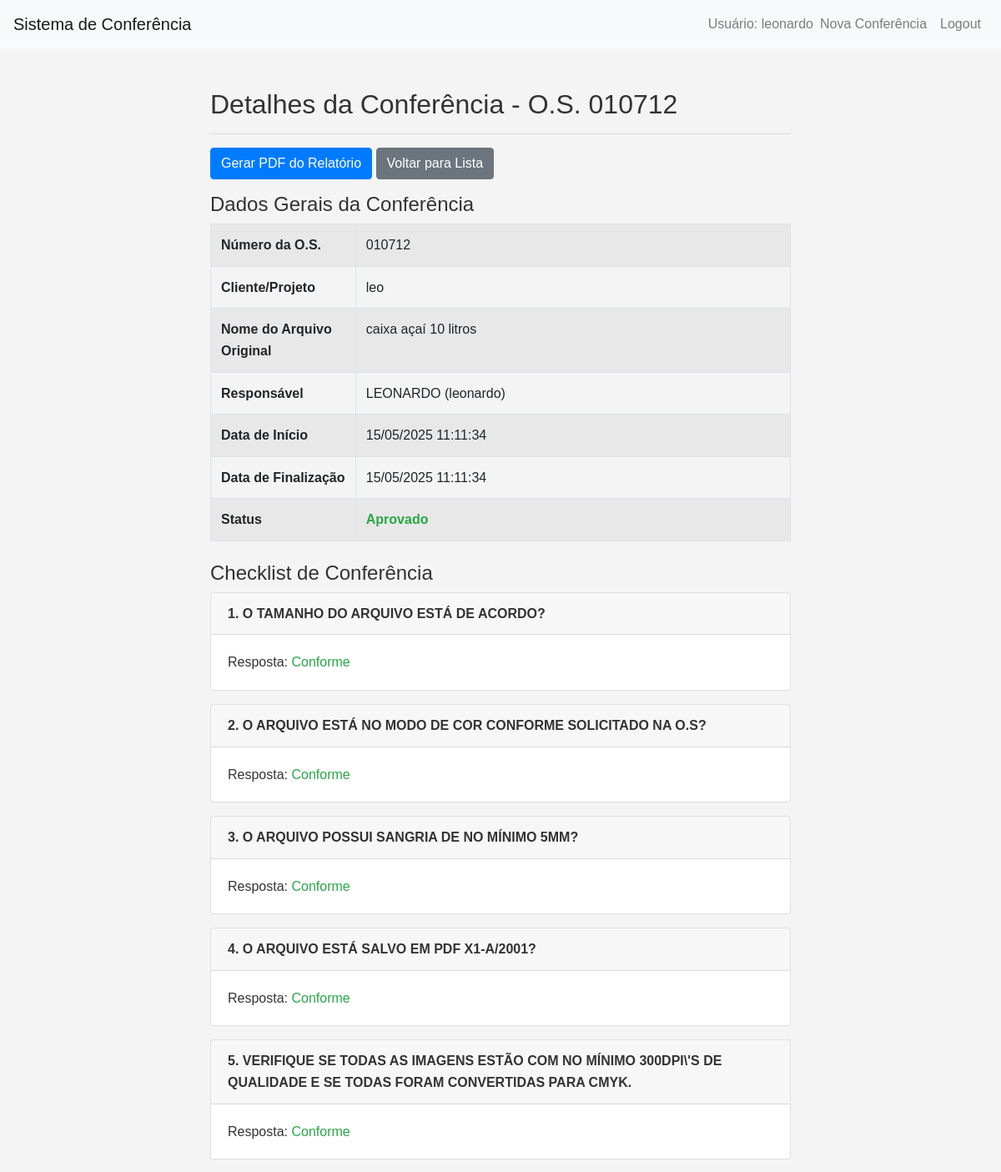
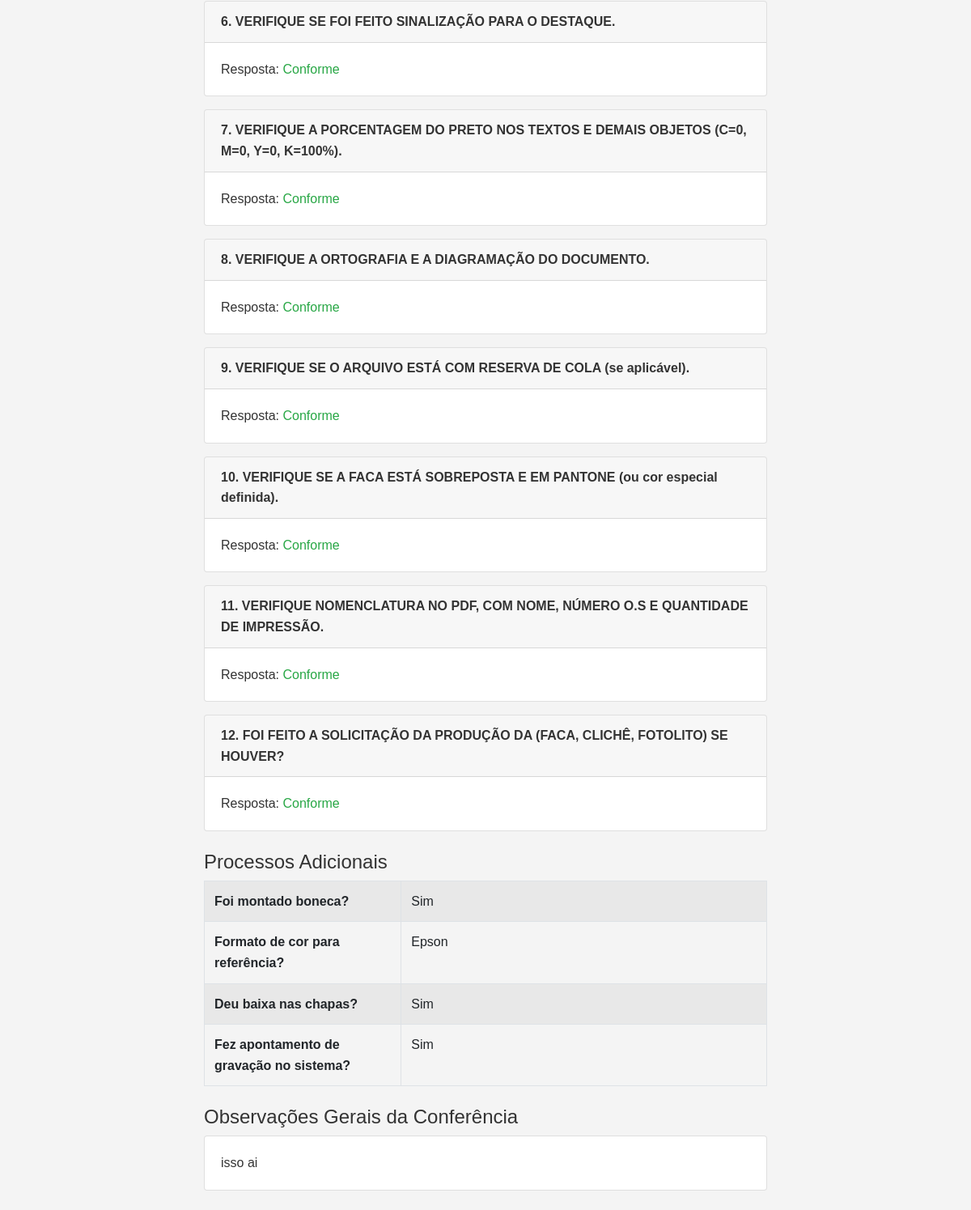
The app's page /conferencia/9 (signed in) with its own data (2 pictures, top to bottom).
### app.py (models this page shows, shortened)
class Conferencia(db.Model):
    __tablename__ = "Conferencias"
    id_conferencia = db.Column(db.Integer, primary_key=True, autoincrement=True)
    id_usuario_responsavel = db.Column(db.Integer, db.ForeignKey("Usuarios.id_usuario"), nullable=False)
    numero_os = db.Column(db.String(100), nullable=False, index=True)
    nome_cliente_projeto = db.Column(db.String(200))
    nome_arquivo_original = db.Column(db.String(255))
    data_inicio_conferencia = db.Column(db.DateTime, default=datetime.datetime.utcnow)
    data_fim_conferencia = db.Column(db.DateTime)
    observacoes_gerais = db.Column(db.Text)
    status_conferencia = db.Column(db.String(50), default="Em Andamento") # Em Andamento, Aprovado, Reprovado com Pendências
    itens_conferencia = db.relationship("ItemConferencia", backref="conferencia_pai", lazy=True, cascade="all, delete-orphan")
    processos_adicionais = db.relationship("ProcessoAdicionalConferencia", backref="conferencia_pai", lazy=True, uselist=False, cascade="all, delete-orphan")

class Usuario(db.Model):
    __tablename__ = "Usuarios"
    id_usuario = db.Column(db.Integer, primary_key=True, autoincrement=True)
    nome_usuario = db.Column(db.String(80), unique=True, nullable=False)
    senha_hash = db.Column(db.String(200), nullable=False)
    nome_completo = db.Column(db.String(120), nullable=False)
    email = db.Column(db.String(120), unique=True, nullable=True)
    perfil = db.Column(db.String(50), default="operador") # operador, supervisor
    data_criacao = db.Column(db.DateTime, default=datetime.datetime.utcnow)
    conferencias = db.relationship("Conferencia", backref="responsavel", lazy=True)

class ItemConferencia(db.Model):
    __tablename__ = "ItensConferencia"
    id_item_conferencia = db.Column(db.Integer, primary_key=True, autoincrement=True)
    id_conferencia = db.Column(db.Integer, db.ForeignKey("Conferencias.id_conferencia"), nullable=False)
    codigo_item_checklist = db.Column(db.String(100), nullable=False)
    descricao_item_checklist = db.Column(db.Text, nullable=False)
    resposta = db.Column(db.String(50)) # Conforme, Não Conforme, N/A
    observacao_item = db.Column(db.Text)

class ProcessoAdicionalConferencia(db.Model):
    __tablename__ = "ProcessosAdicionaisConferencia"
    id_processo_conferencia = db.Column(db.Integer, primary_key=True, autoincrement=True)
    id_conferencia = db.Column(db.Integer, db.ForeignKey("Conferencias.id_conferencia"), nullable=False)
    montou_boneca = db.Column(db.String(20))
    referencia_cor = db.Column(db.String(100))
    detalhe_referencia_cor = db.Column(db.String(255))
    deu_baixa_chapas = db.Column(db.String(20))
    fez_apontamento_sistema = db.Column(db.String(20))

### app.py (the view)
@app.route("/conferencia/<int:id_conferencia>")
def visualizar_conferencia(id_conferencia):
    if "user_id" not in session:
        return redirect(url_for("login"))
    conferencia = Conferencia.query.get_or_404(id_conferencia)
    if conferencia.id_usuario_responsavel != session["user_id"]:
        flash("Você não tem permissão para ver esta conferência.", "danger")
        return redirect(url_for("index"))
    return render_template("conferencia_detalhe.html", conferencia=conferencia)

### app.py (called while the page is built)
@app.template_filter("datetimeformat")
def datetimeformat(value, format="%d/%m/%Y %H:%M:%S"):
    if value is None:
        return ""
    return value.strftime(format)

### templates/conferencia_detalhe.html (shortened to what this page needs)
{% extends "base.html" %}
{% block content %}
<div class="container mt-4">
    <h2>Detalhes da Conferência - O.S. {{ conferencia.numero_os }}</h2>
    <hr>
    <div class="mb-3">
        <a href="{{ url_for('gerar_pdf_conferencia', id_conferencia=conferencia.id_conferencia) }}" class="btn btn-primary" target="_blank">Gerar PDF do Relatório</a>
        <a href="{{ url_for('index') }}" class="btn btn-secondary">Voltar para Lista</a>
    </div>
    <h4>Dados Gerais da Conferência</h4>
    <table class="table table-bordered table-striped">
        <tbody>
            <tr>
                <th scope="row" style="width: 25%;">Número da O.S.</th>
                <td>{{ conferencia.numero_os }}</td>
            </tr>
            <tr>
                <th scope="row">Cliente/Projeto</th>
                <td>{{ conferencia.nome_cliente_projeto if conferencia.nome_cliente_projeto else 'N/A' }}</td>
            </tr>
            <tr>
                <th scope="row">Nome do Arquivo Original</th>
                <td>{{ conferencia.nome_arquivo_original if conferencia.nome_arquivo_original else 'N/A' }}</td>
            </tr>
            <tr>
                <th scope="row">Responsável</th>
                <td>{{ conferencia.responsavel.nome_completo }} ({{ conferencia.responsavel.nome_usuario }})</td>
            </tr>
            <tr>
                <th scope="row">Data de Início</th>
                <td>{{ conferencia.data_inicio_conferencia|datetimeformat }}</td>
            </tr>
            <tr>
                <th scope="row">Data de Finalização</th>
                <td>{{ conferencia.data_fim_conferencia|datetimeformat if conferencia.data_fim_conferencia else 'Em Andamento' }}</td>
            </tr>
            <tr>
                <th scope="row">Status</th>
                <td class="{% if conferencia.status_conferencia == 'Reprovado com Pendências'%}text-danger font-weight-bold{% elif conferencia.status_conferencia == 'Aprovado'%}text-success font-weight-bold{% endif %}">
                    {{ conferencia.status_conferencia }}
                </td>
            </tr>
        </tbody>
    </table>
    <h4 class="mt-4">Checklist de Conferência</h4>
    {% for item in conferencia.itens_conferencia %}
    <div class="card mb-3">
        <div class="card-header">
            <strong>{{ loop.index }}. {{ item.descricao_item_checklist }}</strong>
        </div>
        <div class="card-body">
            <p class="card-text">Resposta:
                <span class="{% if item.resposta == 'Não Conforme'%}text-danger font-weight-bold{% elif item.resposta == 'Conforme'%}text-success{% else %}text-muted{% endif %}">
                    {{ item.resposta if item.resposta else 'Não respondido' }}
                </span>
            </p>
        </div>
    </div>
    {% endfor %}
    {% if conferencia.processos_adicionais %}
    <h4 class="mt-4">Processos Adicionais</h4>
    <table class="table table-bordered table-striped">
        <tbody>
            <tr>
                <th scope="row" style="width: 35%;">Foi montado boneca?</th>
                <td>{{ conferencia.processos_adicionais.montou_boneca if conferencia.processos_adicionais.montou_boneca else 'N/A' }}</td>
            </tr>
            <tr>
                <th scope="row">Formato de cor para referência?</th>
                <td>
                    {{ conferencia.processos_adicionais.referencia_cor if conferencia.processos_adicionais.referencia_cor else 'N/A' }}
                </td>
            </tr>
            <tr>
                <th scope="row">Deu baixa nas chapas?</th>
                <td>{{ conferencia.processos_adicionais.deu_baixa_chapas if conferencia.processos_adicionais.deu_baixa_chapas else 'N/A' }}</td>
            </tr>
            <tr>
                <th scope="row">Fez apontamento de gravação no sistema?</th>
                <td>{{ conferencia.processos_adicionais.fez_apontamento_sistema if conferencia.processos_adicionais.fez_apontamento_sistema else 'N/A' }}</td>
            </tr>
        </tbody>
    </table>
    {% endif %}
    {% if conferencia.observacoes_gerais %}
    <h4 class="mt-4">Observações Gerais da Conferência</h4>
    <div class="card">
        <div class="card-body">
            <p class="card-text">{{ conferencia.observacoes_gerais }}</p>
        </div>
    </div>
    {% endif %}
</div>
{% endblock %}

### static/style.css (style rules this page uses)
body { font-family: sans-serif; line-height: 1.6; margin: 0; padding: 0; background-color: #f4f4f4; color: #333; }
.container { width: 80%; margin: auto; overflow: hidden; padding: 0 20px; }
.card { margin-bottom: 1.5rem; }
.card-header { font-weight: bold; }

### records on screen
Conferencia: numero_os "010712", nome_cliente_projeto "leo", nome_arquivo_original "caixa açaí 10 litros", data_inicio_conferencia "15/05/2025 11:11:34", data_fim_conferencia "15/05/2025 11:11:34", status_conferencia "Aprovado", observacoes_gerais "isso ai"
Usuario: responsavel.nome_completo "LEONARDO", responsavel.nome_usuario "leonardo"
ItemConferencia: descricao_item_checklist "O TAMANHO DO ARQUIVO ESTÁ DE ACORDO?", resposta "Conforme"
ItemConferencia: descricao_item_checklist "O ARQUIVO ESTÁ NO MODO DE COR CONFORME SOLICITADO NA O.S?", resposta "Conforme"
ItemConferencia: descricao_item_checklist "O ARQUIVO POSSUI SANGRIA DE NO MÍNIMO 5MM?", resposta "Conforme"
ItemConferencia: descricao_item_checklist "O ARQUIVO ESTÁ SALVO EM PDF X1-A/2001?", resposta "Conforme"
ItemConferencia: descricao_item_checklist "VERIFIQUE SE TODAS AS IMAGENS ESTÃO COM NO MÍNIMO 300DPI\\'S DE QUALIDADE E SE TODAS FORAM CONVERTIDAS PARA CMYK.", resposta "Conforme"
ItemConferencia: descricao_item_checklist "VERIFIQUE SE FOI FEITO SINALIZAÇÃO PARA O DESTAQUE.", resposta "Conforme"
ItemConferencia: descricao_item_checklist "VERIFIQUE A PORCENTAGEM DO PRETO NOS TEXTOS E DEMAIS OBJETOS (C=0, M=0, Y=0, K=100%).", resposta "Conforme"
ItemConferencia: descricao_item_checklist "VERIFIQUE A ORTOGRAFIA E A DIAGRAMAÇÃO DO DOCUMENTO.", resposta "Conforme"
ItemConferencia: descricao_item_checklist "VERIFIQUE SE O ARQUIVO ESTÁ COM RESERVA DE COLA (se aplicável).", resposta "Conforme"
ItemConferencia: descricao_item_checklist "VERIFIQUE SE A FACA ESTÁ SOBREPOSTA E EM PANTONE (ou cor especial definida).", resposta "Conforme"
ItemConferencia: descricao_item_checklist "VERIFIQUE NOMENCLATURA NO PDF, COM NOME, NÚMERO O.S E QUANTIDADE DE IMPRESSÃO.", resposta "Conforme"
ItemConferencia: descricao_item_checklist "FOI FEITO A SOLICITAÇÃO DA PRODUÇÃO DA (FACA, CLICHÊ, FOTOLITO) SE HOUVER?", resposta "Conforme"
ProcessoAdicionalConferencia: processos_adicionais "Sim", processos_adicionais "Epson"

### other values on screen
{{ session.user_name }} "leonardo"
